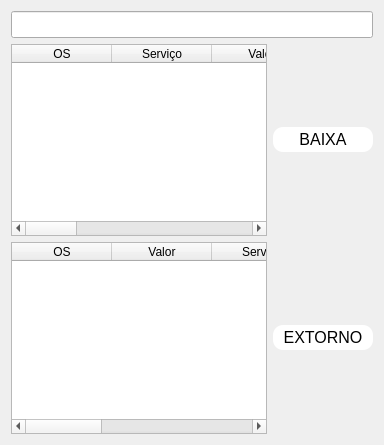
            <widget class="QWidget" name="tab_4">
             <attribute name="title">
              <string>Historico cliente</string>
             </attribute>
             <layout class="QVBoxLayout" name="verticalLayout_34">
              <item>
               <layout class="QVBoxLayout" name="verticalLayout_33">
                <item>
                 <layout class="QVBoxLayout" name="verticalLayout_32">
                  <item>
                   <widget class="QLineEdit" name="lineEdit">
                    <property name="font">
                     <font>
                      <pointsize>12</pointsize>
                      <weight>75</weight>
                      <italic>false</italic>
                      <bold>true</bold>
                      <underline>false</underline>
                      <strikeout>false</strikeout>
                      <kerning>true</kerning>
                     </font>
                    </property>
                    <property name="styleSheet">
                     <string notr="true">color: rgb(255, 255, 255);</string>
                    </property>
                    <property name="alignment">
                     <set>Qt::AlignCenter</set>
                    </property>
                    <property name="placeholderText">
                     <string>FILTRO</string>
                    </property>
                   </widget>
                  </item>
                  <item>
                   <layout class="QHBoxLayout" name="horizontalLayout_24">
                    <item>
                     <widget class="QTableWidget" name="tw_os_pendente">
                      <column>
                       <property name="text">
                        <string>OS</string>
                       </property>
                      </column>
                      <column>
                       <property name="text">
                        <string>Serviço</string>
                       </property>
                      </column>
                      <column>
                       <property name="text">
                        <string>Valor</string>
                       </property>
                      </column>
                      <column>
                       <property name="text">
                        <string>Cod armação</string>
                       </property>
                      </column>
                      <column>
                       <property name="text">
                        <string>Tipo de lente</string>
                       </property>
                      </column>
                      <column>
                       <property name="text">
                        <string>Data_emissão</string>
                       </property>
                      </column>
                      <column>
                       <property name="text">
                        <string>Venciemento</string>
                       </property>
                      </column>
                      <column>
                       <property name="text">
                        <string>Responsavel</string>
                       </property>
                      </column>
                      <column>
                       <property name="text">
                        <string/>
                       </property>
                      </column>
                     </widget>
                    </item>
                    <item>
                     <widget class="QPushButton" name="btn_baixa_os">
                      <property name="minimumSize">
                       <size>
                        <width>100</width>
                        <height>25</height>
                       </size>
                      </property>
                      <property name="styleSheet">
                       <string notr="true">QPushButton{
	background-color: #fff; 
	color:black;
	border-radius: 10px;
	font-size: 16px;
}

QPushButton:hover{
background-color: rgb(0, 158, 231);
}</string>
                      </property>
                      <property name="text">
                       <string>BAIXA</string>
                      </property>
                     </widget>
                    </item>
                   </layout>
                  </item>
                 </layout>
                </item>
                <item>
                 <layout class="QHBoxLayout" name="horizontalLayout_23">
                  <item>
                   <widget class="QTableWidget" name="tw_os_paga">
                    <column>
                     <property name="text">
                      <string>OS</string>
                     </property>
                    </column>
                    <column>
                     <property name="text">
                      <string>Valor</string>
                     </property>
                    </column>
                    <column>
                     <property name="text">
                      <string>Serviço</string>
                     </property>
                    </column>
                    <column>
                     <property name="text">
                      <string>Data_emissão</string>
                     </property>
                    </column>
                    <column>
                     <property name="text">
                      <string>Data_baixa</string>
                     </property>
                    </column>
                    <column>
                     <property name="text">
                      <string>Responsavel</string>
                     </property>
                    </column>
                   </widget>
                  </item>
                  <item>
                   <widget class="QPushButton" name="btn_extorna_os">
                    <property name="minimumSize">
                     <size>
                      <width>100</width>
                      <height>25</height>
                     </size>
                    </property>
                    <property name="styleSheet">
                     <string notr="true">QPushButton{
	background-color: #fff; 
	color:black;
	border-radius: 10px;
	font-size: 16px;
}

QPushButton:hover{
background-color: rgb(0, 158, 231);
}</string>
                    </property>
                    <property name="text">
                     <string>EXTORNO</string>
                    </property>
                   </widget>
                  </item>
                 </layout>
                </item>
               </layout>
              </item>
             </layout>
            </widget>
